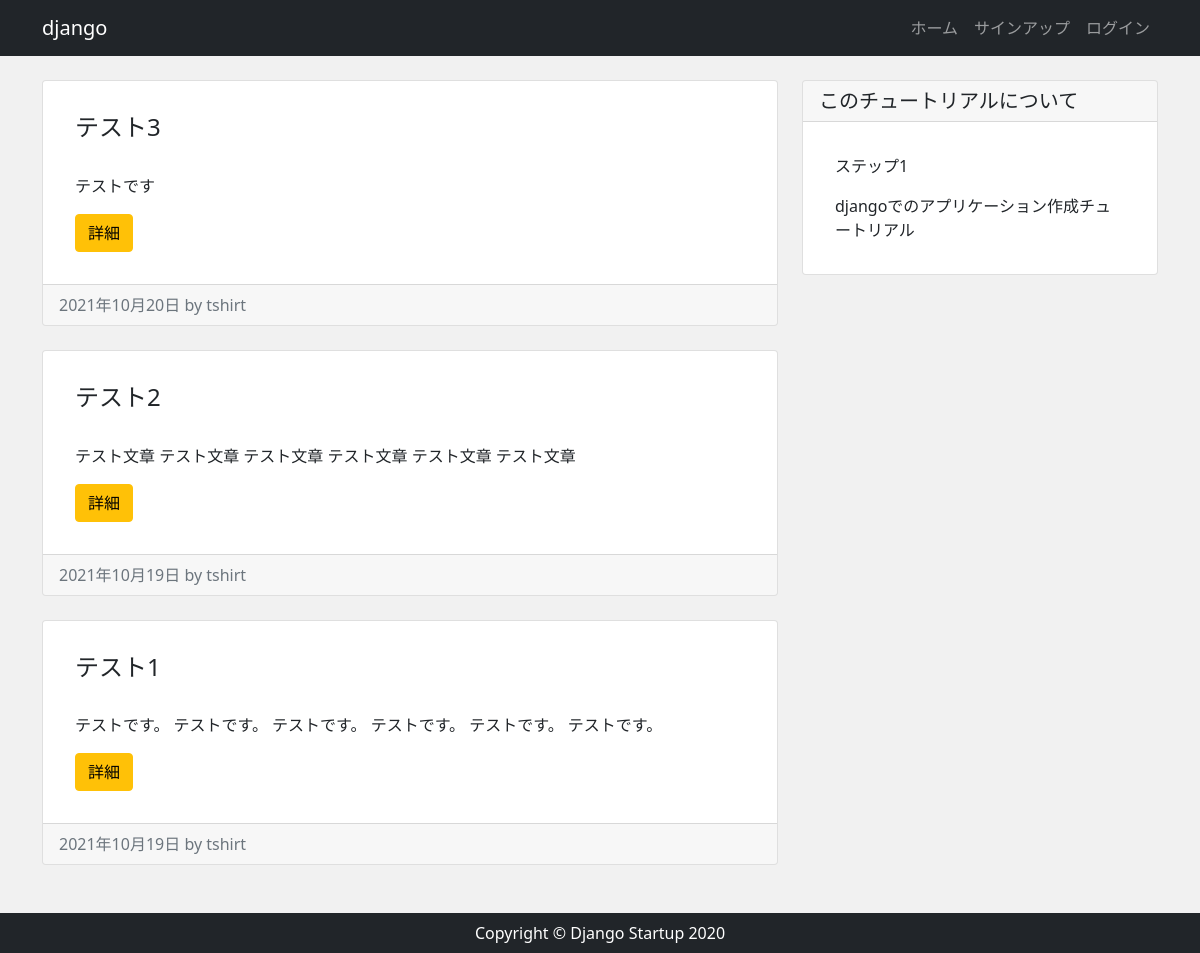
The page / on the database its author committed.
### app/models.py (models this page shows, shortened)
class Post(models.Model):
  author = models.ForeignKey(settings.AUTH_USER_MODEL, on_delete=models.CASCADE)
  title = models.CharField("タイトル", max_length=200)
  content = models.TextField("本文")
  created = models.DateTimeField("作成日", default=timezone.now)

### app/views.py (the view)
# urls.py: path('', views.IndexView.as_view(), name='index'),
class IndexView(View):
  def get(self, request, *args, **kwargs):
    post_data = Post.objects.order_by('-id')
    return render(request, 'app/index.html', {
      'post_data': post_data
    })

### app/templates/app/index.html
{% extends "app/base.html" %}
{% block content %}
<div class="row my-4">
  <div class="col-md-8">
    {% for post in post_data %}
      <div class="card mb-4">
        <div class="card-body">
          <h2 class="card-title">{{ post.title }}</h2>
          <p class="card-text">{{ post.content|truncatechars:100 }}</p>
          <a href="{% url 'post_detail' post.id %}" class="btn btn-warning">詳細</a>
        </div>
        <div class="card-footer text-muted">
          {{ post.created|date }} by {{ post.author}}
        </div>
      </div>
    {% endfor %}
  </div>
  <div class="col-md-4">
    <div class="card">
      <h5 class="card-header">このチュートリアルについて</h5>
      <div class="card-body">
        <p>ステップ1</p>
        <p class="mb-0">djangoでのアプリケーション作成チュートリアル</p>
      </div>
    </div>
  </div>
</div>
{% endblock %}

### app/static/styles/style.css (style rules this page uses)
* { margin: 0; padding: 0; box-sizing: border-box; }
body { background-color: #f1f1f1; display: flex; flex-flow: column; min-height: 100vh; }
.card-title { margin-bottom: 2rem; font-size: 1.5rem; }
.card-body { padding: 2rem; }

### rows shown on the page
Post: title "テスト3", content "テストです", created "2021年10月20日", author "tshirt"
Post: title "テスト2", content "テスト文章 テスト文章 テスト文章 テスト文章 テスト文章 テスト文章", created "2021年10月19日", author "tshirt"
Post: title "テスト1", content "テストです。 テストです。 テストです。 テストです。 テストです。 テストです。", created "2021年10月19日", author "tshirt"
